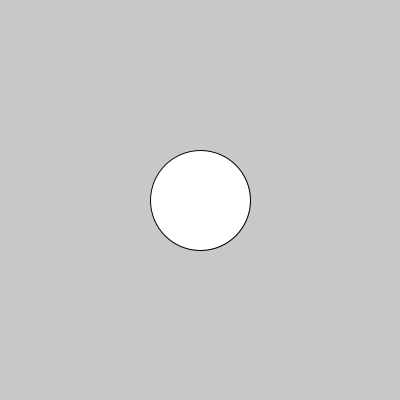
Frame 1 (no input)
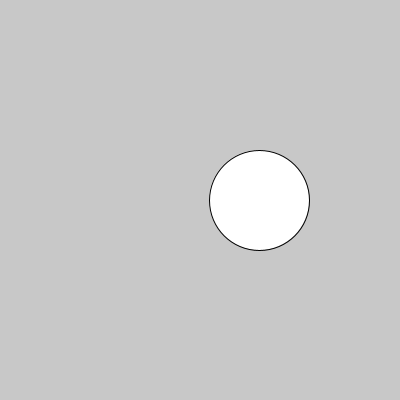
Frame 60 (the mouse pressed at the canvas centre just before this capture)
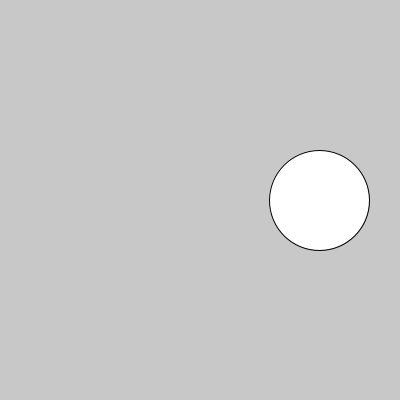
Frame 120 (the mouse held since frame 60 and released just before this capture)

The Processing sketch that drew these frames (run headless with seeded random() and noise(); from frame 60 on, the mouse is pressed at the canvas centre):

// Processing sketch: variable_inc_auto
// ── variable_inc_auto.pde
int posXEllipse = 200;
int tam = 0;

void setup() {
  size(400, 400);
}

void draw() {
  background(200);
  ellipse(posXEllipse, 200, 100, 100);
  posXEllipse = posXEllipse + 1;
  tam = tam + 1;
}

void mouseClicked() {
}
